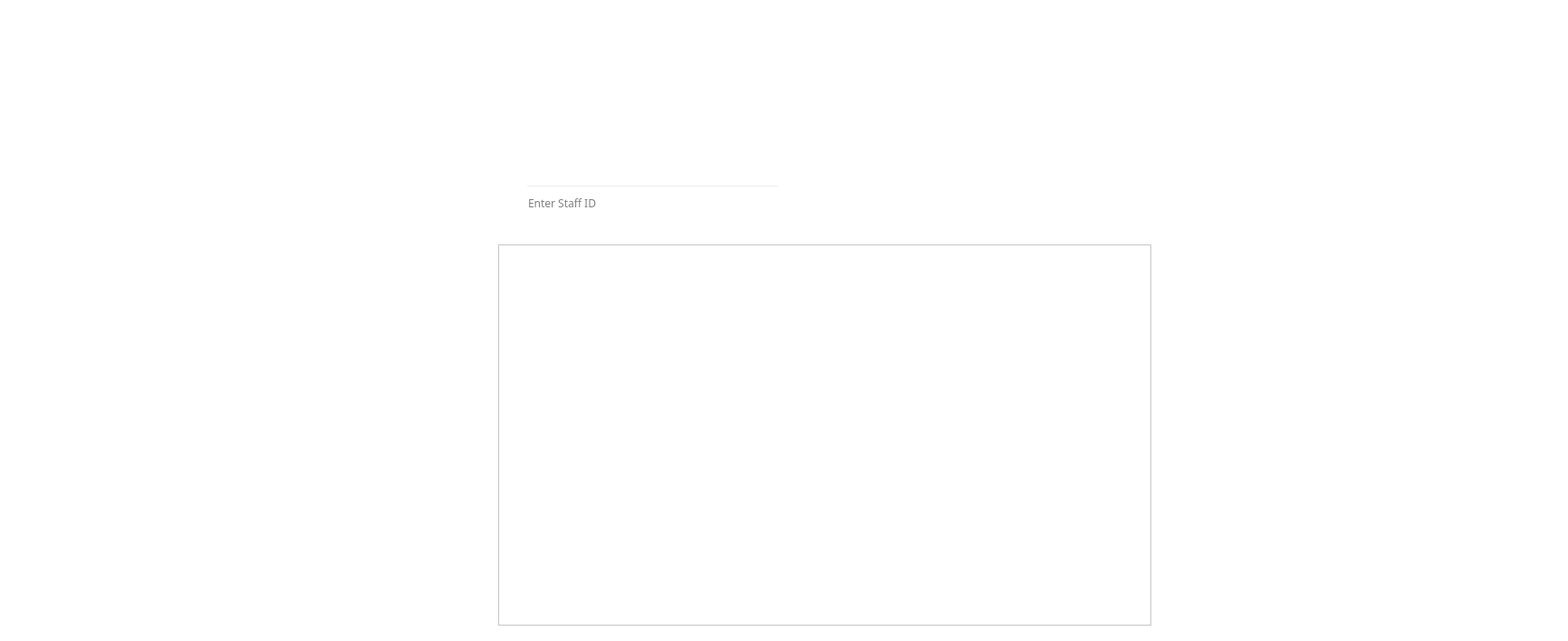
<?xml version="1.0" encoding="UTF-8"?>
<ui version="4.0">
 <class>showstaffwindow2</class>
 <widget class="QWidget" name="showstaffwindow2">
  <property name="geometry">
   <rect>
    <x>0</x>
    <y>0</y>
    <width>1731</width>
    <height>708</height>
   </rect>
  </property>
  <property name="windowTitle">
   <string>Form</string>
  </property>
  <property name="styleSheet">
   <string notr="true">background-color:#ffffff;</string>
  </property>
  <widget class="QPushButton" name="showAllButton">
   <property name="geometry">
    <rect>
     <x>1150</x>
     <y>200</y>
     <width>101</width>
     <height>41</height>
    </rect>
   </property>
   <property name="font">
    <font>
     <family>Arial Rounded MT Bold</family>
     <pointsize>11</pointsize>
    </font>
   </property>
   <property name="styleSheet">
    <string notr="true">#showAllButton {
    background-color: transparent; /* Fully transparent background */
    border: none; /* No visible border */
    border-radius: 50%; /* Circular button */
    width: 50px; /* Fixed width */
    height: 50px; /* Fixed height */
}

#showAllButton:hover {
    background-color: rgba(255, 0, 0, 0.1); /* Slight red tint on hover */
}

#showAllButton:pressed {
    background-color: rgba(255, 0, 0, 0.2); /* Slightly brighter red tint on click */
}</string>
   </property>
   <property name="text">
    <string/>
   </property>
   <property name="flat">
    <bool>true</bool>
   </property>
  </widget>
  <widget class="QPushButton" name="searchButton">
   <property name="geometry">
    <rect>
     <x>990</x>
     <y>200</y>
     <width>91</width>
     <height>41</height>
    </rect>
   </property>
   <property name="font">
    <font>
     <family>Arial Rounded MT Bold</family>
     <pointsize>11</pointsize>
    </font>
   </property>
   <property name="styleSheet">
    <string notr="true">#searchButton {
    background-color: transparent; /* Fully transparent background */
    border: none; /* No visible border */
    border-radius: 50%; /* Circular button */
    width: 50px; /* Fixed width */
    height: 50px; /* Fixed height */
}

#searchButton:hover {
    background-color: rgba(255, 0, 0, 0.1); /* Slight red tint on hover */
}

#searchButton:pressed {
    background-color: rgba(255, 0, 0, 0.2); /* Slightly brighter red tint on click */
}</string>
   </property>
   <property name="text">
    <string/>
   </property>
   <property name="flat">
    <bool>true</bool>
   </property>
  </widget>
  <widget class="QLineEdit" name="idLineEdit">
   <property name="geometry">
    <rect>
     <x>580</x>
     <y>204</y>
     <width>281</width>
     <height>41</height>
    </rect>
   </property>
   <property name="font">
    <font>
     <family>Arial Rounded MT Bold</family>
    </font>
   </property>
   <property name="styleSheet">
    <string notr="true">background-color:transparent; </string>
   </property>
   <property name="placeholderText">
    <string>Enter Staff ID</string>
   </property>
  </widget>
  <widget class="QTableWidget" name="staffDetailsTable">
   <property name="geometry">
    <rect>
     <x>550</x>
     <y>270</y>
     <width>721</width>
     <height>421</height>
    </rect>
   </property>
  </widget>
  <widget class="QPushButton" name="Back">
   <property name="geometry">
    <rect>
     <x>50</x>
     <y>40</y>
     <width>111</width>
     <height>61</height>
    </rect>
   </property>
   <property name="styleSheet">
    <string notr="true">background-color:transparent; color:#ffffff;</string>
   </property>
   <property name="text">
    <string/>
   </property>
   <property name="iconSize">
    <size>
     <width>64</width>
     <height>64</height>
    </size>
   </property>
   <property name="flat">
    <bool>true</bool>
   </property>
  </widget>
  <widget class="QLabel" name="frontend">
   <property name="geometry">
    <rect>
     <x>0</x>
     <y>0</y>
     <width>1600</width>
     <height>900</height>
    </rect>
   </property>
   <property name="styleSheet">
    <string notr="true">QLabel {
    background-image: url(:/new/prefix1/background/Showstaffwindow.png);
    background-repeat: no-repeat;
    background-position: center;
    width: 100%;
    height: 100%;
}</string>
   </property>
   <property name="text">
    <string/>
   </property>
  </widget>
  <widget class="QLabel" name="totalStaffLabel">
   <property name="geometry">
    <rect>
     <x>1290</x>
     <y>380</y>
     <width>201</width>
     <height>51</height>
    </rect>
   </property>
   <property name="font">
    <font>
     <family>Arial Rounded MT</family>
     <pointsize>12</pointsize>
     <bold>true</bold>
    </font>
   </property>
   <property name="text">
    <string/>
   </property>
  </widget>
  <zorder>frontend</zorder>
  <zorder>showAllButton</zorder>
  <zorder>searchButton</zorder>
  <zorder>idLineEdit</zorder>
  <zorder>staffDetailsTable</zorder>
  <zorder>Back</zorder>
  <zorder>totalStaffLabel</zorder>
 </widget>
 <resources/>
 <connections/>
</ui>
